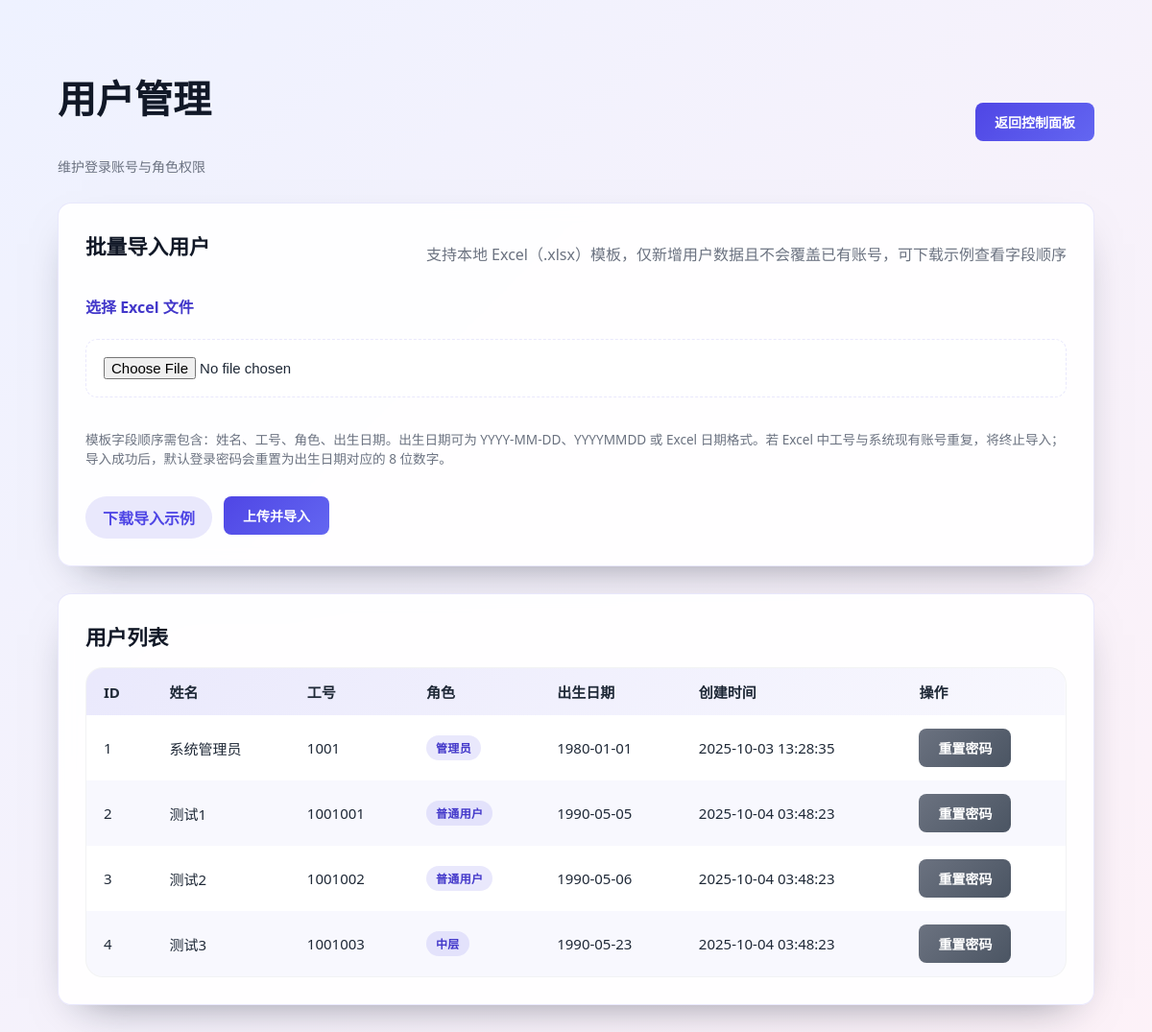
Screenshot of /admin/users.php (signed in) with the database file from the repository.
### tables this page shows
CREATE TABLE IF NOT EXISTS `users` (
  `id` int(10) unsigned NOT NULL AUTO_INCREMENT,
  `login_id` int(10) unsigned NOT NULL,
  `name` varchar(100) NOT NULL,
  `role` enum('普通用户','中层','高层','管理员') NOT NULL,
  `birthdate` date NOT NULL,
  `password_hash` varchar(255) NOT NULL,
  `created_at` timestamp NOT NULL DEFAULT CURRENT_TIMESTAMP,
  PRIMARY KEY (`id`),
  UNIQUE KEY `login_id` (`login_id`)
);

### includes/helpers.php (called while the page is built, shortened)
<?php
function e(?string $value): string
{
    return htmlspecialchars((string) $value, ENT_QUOTES | ENT_SUBSTITUTE, 'UTF-8');
}
function app_base_path(): string
{
    static $basePath;
    if ($basePath !== null) {
        return $basePath;
    }
    $projectRoot = realpath(__DIR__ . '/..');
    $documentRoot = $_SERVER['DOCUMENT_ROOT'] ?? '';
    $projectRoot = rtrim(str_replace('\\', '/', $projectRoot), '/');
    $documentRoot = rtrim(str_replace('\\', '/', $documentRoot), '/');
    if ($documentRoot !== '' && strpos($projectRoot, $documentRoot) === 0) {
        $relative = substr($projectRoot, strlen($documentRoot));
        $relative = str_replace('\\', '/', $relative);
        $basePath = $relative === '' ? '' : '/' . ltrim($relative, '/');
    } else {
        $basePath = '';
    }
    return $basePath;
}
function path_to_root(): string
{
    $scriptName = $_SERVER['SCRIPT_NAME'] ?? '';
    $scriptDir = $scriptName !== '' ? str_replace('\\', '/', dirname($scriptName)) : '';
    $scriptDir = rtrim($scriptDir, '/');
    $basePath = app_base_path();
    if ($basePath !== '' && strpos($scriptDir, $basePath) === 0) {
        $relative = trim(substr($scriptDir, strlen($basePath)), '/');
    } else {
        $relative = trim($scriptDir, '/');
    }
    $depth = substr_count($relative, '/') + 1;
    return str_repeat('../', $depth);
}
function url_for(string $path): string
{
    $path = ltrim($path, '/');
    return path_to_root() . $path;
}
function asset_url(string $path): string
{
    return url_for($path);
}

### admin/users.php (the view, shortened to what this page needs)
<?php
$pdo = get_pdo();
$stmt = $pdo->prepare('SELECT id, name, login_id, role, birthdate, created_at FROM users ORDER BY id ASC');
$stmt->execute();
$users = $stmt->fetchAll();
?>
<!DOCTYPE html>
<html lang="zh-CN">
<head>
    <link rel="stylesheet" href="<?= e(asset_url('styles.css')) ?>">
</head>
<body>
<div class="container">
    <header class="page-header">
        <div class="title-group">
            <h1>用户管理</h1>
            <small>维护登录账号与角色权限</small>
        </div>
        <a class="btn-link" href="<?= e(url_for('dashboard.php')) ?>">返回控制面板</a>
    </header>
    <div class="card">
        <div class="card-header">
            <h2>批量导入用户</h2>
            <span class="muted">支持本地 Excel（.xlsx）模板，仅新增用户数据且不会覆盖已有账号，可下载示例查看字段顺序</span>
        </div>
        <form method="post" enctype="multipart/form-data" class="import-form">
            <label for="user_file">选择 Excel 文件</label>
            <input type="file" name="user_file" id="user_file" accept=".xlsx" required>
            <p class="muted-small">模板字段顺序需包含：姓名、工号、角色、出生日期。出生日期可为 YYYY-MM-DD、YYYYMMDD 或 Excel 日期格式。若 Excel 中工号与系统现有账号重复，将终止导入；导入成功后，默认登录密码会重置为出生日期对应的 8 位数字。</p>
            <div class="form-actions">
                <a class="ghost-button" href="<?= e(asset_url('templates/user_import_template.xlsx')) ?>" download>下载导入示例</a>
                <button type="submit">上传并导入</button>
            </div>
        </form>
    </div>
    <div class="card">
        <h2>用户列表</h2>
        <div class="table-wrapper">
            <table class="table">
                <thead>
                <tr>
                    <th>ID</th>
                    <th>姓名</th>
                    <th>工号</th>
                    <th>角色</th>
                    <th>出生日期</th>
                    <th>创建时间</th>
                    <th>操作</th>
                </tr>
                </thead>
                <tbody>
                <?php
                $currentSerial = 1;
                foreach ($users as $row):
                ?>
                    <tr>
                        <td><?= $currentSerial ?></td>
                        <td><?= e($row['name']) ?></td>
                        <td><?= e($row['login_id']) ?></td>
                        <td><span class="badge"><?= e($row['role']) ?></span></td>
                        <td><?= e($row['birthdate']) ?></td>
                        <td><?= e($row['created_at']) ?></td>
                        <td>
                            <form method="post" class="inline" onsubmit="return confirm('确认将密码重置为出生日期（8位数字）吗？');">
                                <button type="submit" class="secondary">重置密码</button>
                            </form>
                        </td>
                    </tr>
                <?php $currentSerial++; endforeach; ?>
                </tbody>
            </table>
        </div>
    </div>
</div>
</body>
</html>

### styles.css (style rules this page uses)
:root { --primary: #4f46e5; --primary-dark: #4338ca; --accent: #f97316; --success: #0f5132; --success-bg: #d1e7dd; --error: #c0392b; --error-bg: #fbeaea; --text: #1f2937; --muted: #6b7280; --card-bg: rgba(255, 255, 255, 0.92); --border: rgba(79, 70, 229, 0.12); --radius: 14px; --transition: 160ms ease-in-out; }
* { box-sizing: border-box; }
body { font-family: "Segoe UI", "Helvetica Neue", Arial, sans-serif; background: linear-gradient(135deg, #eef2ff 0%, #fdf2f8 100%); margin: 0; min-height: 100vh; color: var(--text); }
.container { width: min(1080px, 92vw); margin: 72px auto 48px; }
.page-header { display: flex; align-items: center; justify-content: space-between; gap: 18px; margin-bottom: 28px; }
.page-header .title-group { display: flex; flex-direction: column; gap: 6px; }
.page-header small { color: var(--muted); font-size: 14px; }
h1, h2, h3 { color: #111827; margin-top: 0; }
p { margin: 0 0 18px; color: var(--text); line-height: 1.65; }
p.muted-small { font-size: 0.85rem; color: var(--muted); margin: 0 0 12px; line-height: 1.5; }
h1 { font-size: clamp(1.75rem, 2.2vw + 1.2rem, 2.5rem); font-weight: 700; }
h2 { font-size: 1.35rem; font-weight: 600; }
a { color: var(--primary); text-decoration: none; font-weight: 500; transition: color var(--transition); }
.card { background: var(--card-bg); border-radius: var(--radius); padding: 28px; box-shadow: 0 18px 45px -25px rgba(15, 23, 42, 0.55); border: 1px solid var(--border); backdrop-filter: blur(8px); margin-bottom: 28px; transition: transform var(--transition), box-shadow var(--transition); }
.card-header { display: flex; align-items: center; justify-content: space-between; gap: 16px; margin-bottom: 18px; }
label { display: block; margin-bottom: 6px; font-weight: 600; color: #1f2937; }
input, select { width: 100%; padding: 12px 14px; margin-bottom: 18px; border: 1px solid rgba(15, 23, 42, 0.12); border-radius: 10px; background: rgba(255, 255, 255, 0.9); transition: border-color var(--transition), box-shadow var(--transition); font-size: 15px; }
button, .btn-link { display: inline-flex; align-items: center; justify-content: center; gap: 6px; background: linear-gradient(135deg, var(--primary), #6366f1); color: #fff; border: none; border-radius: 8px; padding: 0 20px; height: 40px; font-size: 14px; font-weight: 600; cursor: pointer; transition: transform var(--transition), box-shadow var(--transition), background var(--transition); text-decoration: none; }
button.secondary { background: linear-gradient(135deg, #6b7280, #4b5563); }
.table-wrapper { border-radius: 18px; background: rgba(255, 255, 255, 0.92); border: 1px solid rgba(15, 23, 42, 0.05); box-shadow: inset 0 1px 0 rgba(255, 255, 255, 0.4); overflow: hidden; }
.table { width: 100%; border-collapse: collapse; }
.table thead { background: linear-gradient(135deg, rgba(79, 70, 229, 0.12), rgba(79, 70, 229, 0.04)); }
.table th, .table td { padding: 14px 18px; text-align: left; font-size: 15px; }
.table tbody tr { transition: background var(--transition); }
.table tbody tr:nth-child(even) { background: rgba(79, 70, 229, 0.04); }
.badge { display: inline-flex; align-items: center; padding: 4px 10px; border-radius: 999px; font-size: 12px; letter-spacing: 0.03em; background: rgba(79, 70, 229, 0.12); color: var(--primary-dark); font-weight: 600; }
form.inline { display: inline; }
.ghost-button { display: inline-flex; align-items: center; justify-content: center; padding: 10px 18px; border-radius: 999px; font-weight: 600; color: var(--primary); background: rgba(79, 70, 229, 0.12); transition: background var(--transition), transform var(--transition); }
.import-form { display: flex; flex-direction: column; gap: 16px; }
.import-form label { font-weight: 600; color: var(--primary-dark); }
.import-form input[type="file"] { border: 1px dashed var(--border); border-radius: 12px; padding: 18px; background: rgba(255, 255, 255, 0.38); cursor: pointer; transition: border-color var(--transition), box-shadow var(--transition); }
.form-actions { display: flex; gap: 12px; }
.form-actions button { flex: 0 0 auto; }
.muted { color: var(--muted); }

### rows the page displays
users: name "系统管理员", login "1001", role "管理员", birthdate "1980-01-01", created_at "2025-10-03 13:28:35"
users: name "测试1", login "1001001", role "普通用户", birthdate "1990-05-05", created_at "2025-10-04 03:48:23"
users: name "测试2", login "1001002", role "普通用户", birthdate "1990-05-06", created_at "2025-10-04 03:48:23"
users: name "测试3", login "1001003", role "中层", birthdate "1990-05-23", created_at "2025-10-04 03:48:23"
